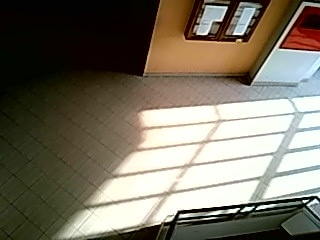
//> input picture calib/caliberation_test/Frame-c0.jpg, 320 x 240 px
$ ./main ../Frame-c0.jpg ../Frame-c1.jpg ../Frame-c1.jpg   (built with g++ and OpenCV 4)
//> lines starting //> are read from the running program, lines starting //| are printed output that depends on the picture; after the words box and inside, x2 and y2 are one past the last pixel; in counts of white or black regions, pixels touching at a corner belong together
//
// Created by dilin on 1/3/18.
//
#include <iostream>
#include <vector>
#include <opencv2/opencv.hpp>

using namespace std;
using namespace cv;

#define W_TITLE "Calibration"
#define W_MAP "FloorMap"

Mat img;
Mat mapImg;
vector<Point3f> points;
vector<Point3f> dstPoints;


void mouse_callback(int  event, int  x, int  y, int  flag, void *param)
{
    if (event == EVENT_LBUTTONDOWN)
    {
        // Store point coordinates
        points.push_back(Point3f(x,y,1));
        circle(img, Point2f(x,y), 3, Scalar(0, 0, 255));
        string text = to_string(points.size());
        putText(img,text.c_str(), cvPoint(x+10,y+10),
                FONT_HERSHEY_COMPLEX_SMALL, 0.8, cvScalar(0,0,0), 1, CV_AA);
        imshow(W_TITLE,img);
    }
}

// [12 lines of commented-out code are left out]


int main(int argc,const char * argv[])
{
    if(argc <= 3)
    {
        cout << "usage: ./calibrate <image for calibration> <floormap> <output calibration file>" << endl;
        return -1;
    }

    img = imread(argv[1]);
//> img is the input picture: 240 rows x 320 cols, CV_8UC3; mean B, G, R 100.6, 115, 121.3
    mapImg = imread(argv[2]);
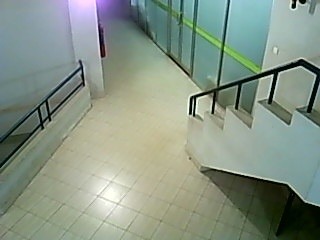
//> input picture calib/caliberation_test/Frame-c1.jpg, 320 x 240 px
//> mapImg is the input picture: 240 rows x 320 cols, CV_8UC3; mean B, G, R 133.3, 147.6, 134.1
    namedWindow(W_TITLE);

    setMouseCallback(W_TITLE, mouse_callback);

    imshow(W_TITLE,img);

    for(;;)
    {
        if(cvWaitKey(0)>0)
//> the left mouse button is pressed and released at (80, 60)
//> in mouse_callback, `circle(img, Point2f(x,y), 3, Scalar(0, 0, 255));`: img: 240 rows x 320 cols, CV_8UC3; 16 pixels changed, all inside (x1, y1, x2, y2) = (77, 57, 84, 64)
//> in mouse_callback, `putText(img,text.c_str(), cvPoint(x+10,y+10), FONT_HERSHEY_COMPLEX_SMA..`: img: 240 rows x 320 cols, CV_8UC3; mean B, G, R 100.6, 115, 121.3
//> the left mouse button is pressed and released at (240, 60)
//> in mouse_callback (call 3), `circle(img, Point2f(x,y), 3, Scalar(0, 0, 255));`: img: 240 rows x 320 cols, CV_8UC3; mean B, G, R 100.5, 114.9, 121.3
//> in mouse_callback (call 3), `putText(img,text.c_str(), cvPoint(x+10,y+10), FONT_HERSHEY_COMPLEX_SMA..`: img: 240 rows x 320 cols, CV_8UC3; mean B, G, R 100.5, 114.9, 121.3
//> the left mouse button is pressed and released at (240, 180)
//> in mouse_callback (call 5), `circle(img, Point2f(x,y), 3, Scalar(0, 0, 255));`: img: 240 rows x 320 cols, CV_8UC3; mean B, G, R 100.5, 114.9, 121.3
//> in mouse_callback (call 5), `putText(img,text.c_str(), cvPoint(x+10,y+10), FONT_HERSHEY_COMPLEX_SMA..`:
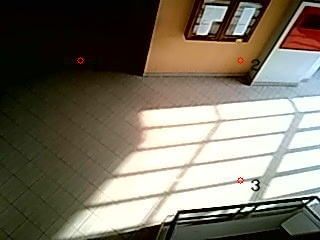
//> img: 240 rows x 320 cols, CV_8UC3; mean B, G, R 100.4, 114.7, 121.2
//> the left mouse button is pressed and released at (80, 180)
//> in mouse_callback (call 7), `circle(img, Point2f(x,y), 3, Scalar(0, 0, 255));`: img: 240 rows x 320 cols, CV_8UC3; 16 pixels changed, all inside (x1, y1, x2, y2) = (77, 177, 84, 184)
//> in mouse_callback (call 7), `putText(img,text.c_str(), cvPoint(x+10,y+10), FONT_HERSHEY_COMPLEX_SMA..`: img: 240 rows x 320 cols, CV_8UC3; mean B, G, R 100.3, 114.7, 121.1
            break;
    }
    Mat H;
    string filename(argv[3]);
//> filename = "../Frame-c1.jpg"
//> (the run ends here: the program stops with an error, at `FileStorage fileStorage(filename,cv::FileStorage::READ);`)
